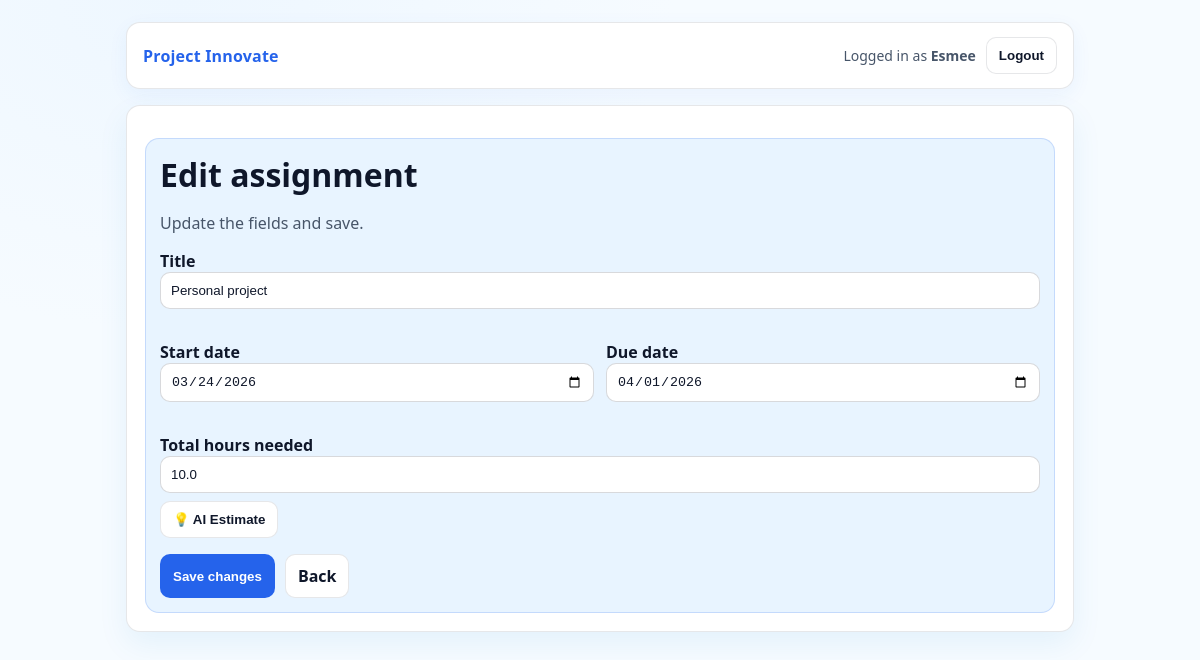
The page /assignments/2/edit (signed in) on the database as committed earlier.
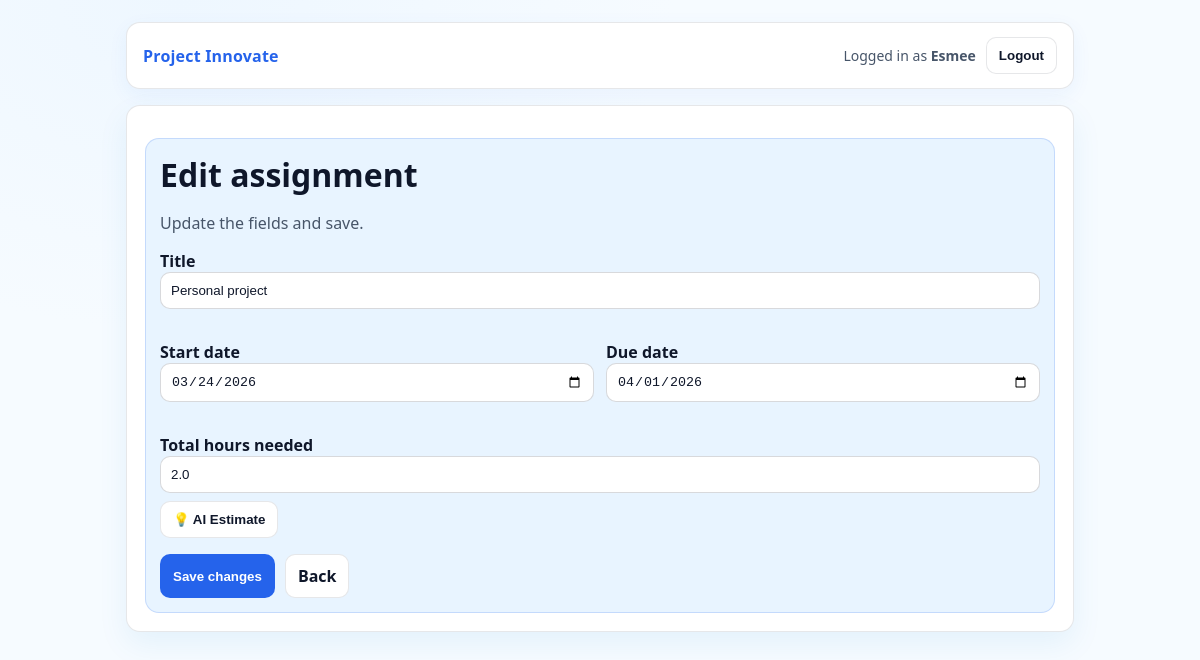
The same page on the database as committed later.
### app.py (models this page shows, shortened)
class Assignment(db.Model):
    id = db.Column(db.Integer, primary_key=True)
    user_id = db.Column(db.Integer, db.ForeignKey("user.id"), nullable=False)
    title = db.Column(db.String(200), nullable=False)
    start_date = db.Column(db.Date, nullable=False)
    due_date = db.Column(db.Date, nullable=False)
    total_hours = db.Column(db.Float, nullable=False)

### app.py (the view, shortened to what this page needs)
@app.route("/assignments/<int:assignment_id>/edit", methods=["GET", "POST"])
@login_required
def edit_assignment(assignment_id):
    a = Assignment.query.get_or_404(assignment_id)
    if a.user_id != current_user.id:
        flash("You are not allowed to edit this assignment.")
        return redirect(url_for("dashboard"))
    return render_template("edit_assignment.html", assignment=a)

### app.py (called while the page is built)
@login_manager.user_loader
def load_user(user_id):
    return db.session.get(User, int(user_id))

### templates/edit_assignment.html (shortened to what this page needs)
{% extends "base.html" %}
{% block content %}
  <h1>Edit assignment</h1>
  <p class="muted">Update the fields and save.</p>
  <form method="post" id="assignmentForm">
    <p>
      <label>Title<br>
        <input type="text" name="title" id="title" required value="{{ assignment.title }}">
      </label>
    </p>
    <div style="display:grid;grid-template-columns:1fr 1fr;gap:12px;">
      <p>
        <label>Start date<br>
          <input type="date" name="start_date" id="start_date" required value="{{ assignment.start_date.isoformat() }}">
        </label>
      </p>
      <p>
        <label>Due date<br>
          <input type="date" name="due_date" id="due_date" required value="{{ assignment.due_date.isoformat() }}">
        </label>
      </p>
    </div>
    <p>
      <label>Total hours needed<br>
        <input type="number" name="total_hours" id="total_hours" step="0.5" min="0" required value="{{ assignment.total_hours }}">
      </label>
      <button type="button" class="btn" id="aiEstimateBtn" style="margin-top: 8px;">
        💡 AI Estimate
      </button>
    </p>
    <div class="actions">
      <button class="btn btn-primary" type="submit">Save changes</button>
      <a class="btn" href="{{ url_for('dashboard') }}">Back</a>
    </div>
  </form>
{% endblock %}

Rows that differ between the two databases and show on the page:
changed Assignment "Personal project": total_hours "10.0" → "2.0"
